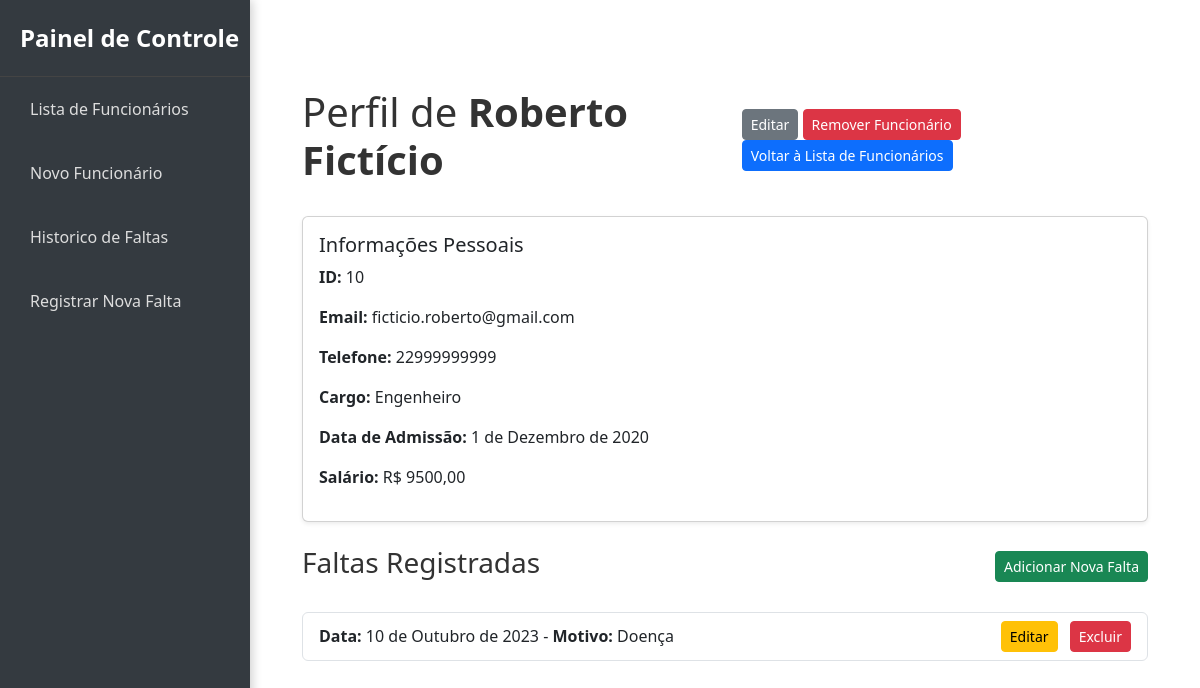
The app's page /funcionario/10/ with its own data.
### cadfun/models.py (models this page shows, shortened)
class Funcionario(models.Model):
    id_funcionario = models.AutoField(primary_key=True)
    nome = models.CharField(max_length=100)
    email = models.EmailField()
    telefone = models.CharField(max_length=15)
    cargo = models.CharField(max_length=50)
    setor = models.CharField(max_length=50)
    data_de_admissao = models.DateField()
    salario = models.FloatField()

class Falta(models.Model):
    id_falta = models.AutoField(primary_key=True)
    data_falta = models.DateField()
    motivo = models.CharField(max_length=255)
    id_funcionario = models.ForeignKey(Funcionario, on_delete=models.CASCADE, related_name='faltas')

### cadfun/views.py (the view)
# urls.py: path('funcionario/<int:pk>/', FuncionarioDetailView.as_view(), name='funcionario_detail'),
class FuncionarioDetailView(DetailView):
    model = Funcionario
    template_name = 'cadfun/funcionario_profile.html'
    context_object_name = 'funcionario'
    def get_context_data(self, **kwargs):
        context = super().get_context_data(**kwargs)
        funcionario = self.get_object()
        context['faltas'] = Falta.objects.filter(id_funcionario=funcionario)
        return context

### cadfun/templates/cadfun/funcionario_profile.html
{% extends 'base.html' %}
{% block content %}
<div class="container mt-5">
    <div class="d-flex justify-content-between align-items-center mb-4">
        <h1>Perfil de <b>{{ funcionario.nome }}</b></h1>
        <div>
            <a href="{% url 'funcionario_update' pk=funcionario.id_funcionario %}" class="btn btn-secondary btn-sm">Editar</a>
            <a href="{% url 'funcionario_delete' pk=funcionario.id_funcionario %}" class="btn btn-danger btn-sm me-2">Remover Funcionário</a>
            <a href="{% url 'funcionario_list' %}" class="btn btn-primary btn-sm">Voltar à Lista de Funcionários</a>
        </div>
    </div>
    <div class="card mb-4 shadow-sm">
        <div class="card-body">
            <h5 class="card-title">Informações Pessoais</h5>
            <p><strong>ID:</strong> {{ funcionario.id_funcionario }}</p>
            <p><strong>Email:</strong> {{ funcionario.email }}</p>
            <p><strong>Telefone:</strong> {{ funcionario.telefone }}</p>
            <p><strong>Cargo:</strong> {{ funcionario.cargo }}</p>
            <p><strong>Data de Admissão:</strong> {{ funcionario.data_de_admissao }}</p>
            <p><strong>Salário:</strong> R$ {{ funcionario.salario|floatformat:2 }}</p>
        </div>
    </div>
    <div class="d-flex justify-content-between align-items-center mb-4">
        <h3>Faltas Registradas</h3>
        <a href="{% url 'criar_falta' %}" class="btn btn-success btn-sm">Adicionar Nova Falta</a>
    </div>
    {% if faltas %}
        <ul class="list-group">
            {% for falta in faltas %}
                <li class="list-group-item d-flex justify-content-between align-items-center">
                    <div>
                        <strong>Data:</strong> {{ falta.data_falta }} - <strong>Motivo:</strong> {{ falta.motivo }}
                    </div>
                    <div>
                        <a href="{% url 'editar_falta' falta.pk %}" class="btn btn-warning btn-sm me-2">Editar</a>
                        <a href="{% url 'excluir_falta' falta.pk %}" class="btn btn-danger btn-sm">Excluir</a>
                    </div>
                </li>
            {% endfor %}
        </ul>
    {% else %}
        <div class="alert alert-info mt-3">
            Este funcionário não possui faltas registradas.
        </div>
    {% endif %}
</div>
{% endblock %}

### cadfun/templates/base.html (style rules this page uses)
* { margin: 0; padding: 0; box-sizing: border-box; }
body { font-family: 'Segoe UI', Tahoma, Geneva, Verdana, sans-serif; background-color: #f4f5f7; color: #333; display: flex; height: 100vh; flex-direction: column; overflow: hidden; }
.card { box-shadow: 0px 4px 6px rgba(0, 0, 0, 0.1); }

### records on screen
Funcionario: nome "Roberto Fictício", id_funcionario "10", email "ficticio.roberto@gmail.com", telefone "22999999999", cargo "Engenheiro", data_de_admissao "1 de Dezembro de 2020", salario "9500,00"
Falta: data_falta "10 de Outubro de 2023", motivo "Doença"
